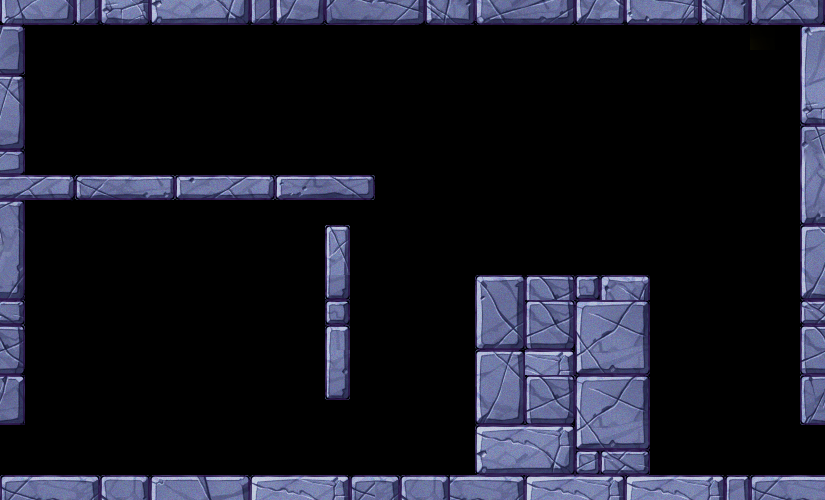

Below is a game level as drawn by its tile map, then a one-line description and the .tmx file that defines it, in full:
An orthogonal 33x20 tile map with 25x25 px tiles, 1 tile layer (Tile Layer 1) and 9 objects (3x Gem, PlayerStart, Door, EnemyR23, EnemyL22, ...).

<map version="1.10" tiledversion="1.10.2" orientation="orthogonal" renderorder="right-down" width="33" height="20" tilewidth="25" tileheight="25" infinite="0" nextlayerid="3" nextobjectid="10">
 <properties>
  <property name="Background" value="bg_castle" />
  <property name="TutorialText" value="WALL JUMP TO GET HIGHER" />
  <property name="biome" value="castle" />
 </properties>
 <tileset firstgid="1" source="castle.tsx" />
 <layer id="1" name="Tile Layer 1" width="33" height="20">
  <data encoding="csv">
136,137,138,256,257,258,601,602,603,604,605,606,607,608,609,16,17,18,19,20,21,22,23,24,250,251,252,253,254,255,718,719,720,
175,176,177,295,296,297,640,641,642,643,644,645,646,647,648,55,56,57,58,59,60,61,62,63,289,290,291,292,293,294,757,758,759,
214,215,0,0,0,0,0,0,0,0,0,0,0,0,0,0,0,0,0,0,0,0,0,0,0,0,0,0,0,0,0,0,798,
3163,3164,0,0,0,0,0,0,0,0,0,0,0,0,0,0,0,0,0,0,0,0,0,0,0,0,0,0,0,0,0,0,960,
3202,3203,0,0,0,0,0,0,0,0,0,0,0,0,0,0,0,0,0,0,0,0,0,0,0,0,0,0,0,0,0,0,999,
3241,3242,0,0,0,0,0,0,0,0,0,0,0,0,0,0,0,0,0,0,0,0,0,0,0,0,0,0,0,0,0,0,1038,
1993,1994,0,0,0,0,0,0,0,0,0,0,0,0,0,0,0,0,0,0,0,0,0,0,0,0,0,0,0,0,0,0,4233,
2032,2033,2034,1348,1349,1350,1351,1352,1353,1354,1355,1356,1357,1358,1359,1216,0,0,0,0,0,0,0,0,0,0,0,0,0,0,0,0,4272,
2071,2072,2073,1387,1388,1389,1390,1391,1392,1393,1394,1395,1396,1397,1398,1255,0,0,0,0,0,0,0,0,0,0,0,0,0,0,0,0,4311,
4234,4235,0,0,0,0,0,0,0,0,0,0,0,2048,2049,0,0,0,0,0,0,0,0,0,0,0,0,0,0,0,0,0,3162,
4273,4274,0,0,0,0,0,0,0,0,0,0,0,2087,2088,0,0,0,0,0,0,0,0,0,0,0,0,0,0,0,0,0,3201,
4312,4313,0,0,0,0,0,0,0,0,0,0,0,4337,4338,0,0,0,0,4418,4419,4420,4421,4422,4423,4424,4425,0,0,0,0,0,3240,
1303,1304,0,0,0,0,0,0,0,0,0,0,0,4376,4377,0,0,0,0,4349,4350,4354,4355,4356,4357,4358,4425,0,0,0,0,0,1434,
1342,1343,0,0,0,0,0,0,0,0,0,0,0,4415,4416,0,0,0,0,4388,4389,4393,4394,4395,4396,4397,4359,0,0,0,0,0,1473,
1381,1382,0,0,0,0,0,0,0,0,0,0,0,2495,2496,0,0,0,0,4427,4428,4432,4433,4434,4435,4436,4398,0,0,0,0,0,1512,
4240,4241,0,0,0,0,0,0,0,0,0,0,0,2534,2535,0,0,0,0,4352,4353,4354,4355,4356,4357,4358,4437,0,0,0,0,0,4239,
4279,4280,0,0,0,0,0,0,0,0,0,0,0,2573,2574,0,0,0,0,4391,4392,4393,4394,4395,4396,4397,4359,0,0,0,0,0,4278,
4318,4319,0,0,0,0,0,0,0,0,0,0,0,0,0,0,0,0,0,4430,4431,4432,4433,4434,4435,4436,4398,0,0,0,0,0,4317,
0,0,0,0,0,0,0,0,0,0,0,0,0,0,0,0,0,0,0,3980,3981,3982,3983,3984,3985,3986,3987,0,0,0,0,0,0,
3787,3788,3789,3790,3791,3792,3793,3794,3795,3796,3797,3798,3799,3800,3801,3790,3791,3792,4018,4019,4020,4021,4022,4023,4024,4025,4026,3784,3785,3786,3787,3788,3789
</data>
 </layer>
 <objectgroup id="2" name="Object Layer 1">
  <object id="1" name="PlayerStart" x="10" y="475">
   <point />
  </object>
  <object id="2" name="Gem" x="566.667" y="268.667">
   <point />
  </object>
  <object id="3" name="Gem" x="364.667" y="305.333">
   <point />
  </object>
  <object id="4" name="Gem" x="462" y="388.667">
   <point />
  </object>
  <object id="5" name="Door" x="775" y="425">
   <point />
  </object>
  <object id="6" name="EnemyR23" x="66" y="161.334">
   <point />
  </object>
  <object id="7" name="EnemyL22" x="142" y="167.334">
   <point />
  </object>
  <object id="8" name="EnemyL21" x="340.667" y="164">
   <point />
  </object>
  <object id="9" name="EnemyR11" x="680.667" y="320">
   <point />
  </object>
 </objectgroup>
</map>
